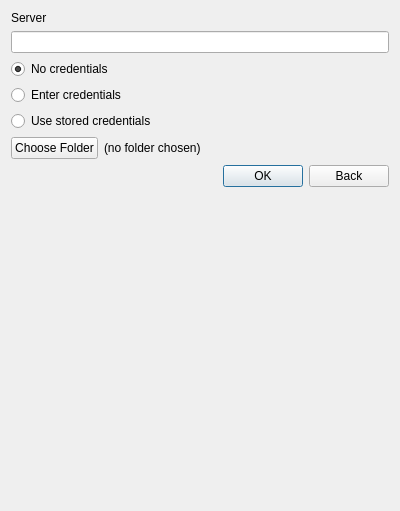
<?xml version="1.0" encoding="UTF-8"?>
<ui version="4.0">
 <class>ClonePanel</class>
 <widget class="QWidget" name="ClonePanel">
  <property name="geometry">
   <rect>
    <x>0</x>
    <y>0</y>
    <width>400</width>
    <height>511</height>
   </rect>
  </property>
  <property name="windowTitle">
   <string/>
  </property>
  <layout class="QVBoxLayout" name="verticalLayout" stretch="0,0,0,0,0,0,0,0">
   <item>
    <widget class="QLabel" name="serverLabel">
     <property name="text">
      <string>Server</string>
     </property>
    </widget>
   </item>
   <item>
    <widget class="QLineEdit" name="server"/>
   </item>
   <item>
    <widget class="QRadioButton" name="noCredentialsRadio">
     <property name="text">
      <string>No credentials</string>
     </property>
     <property name="checked">
      <bool>true</bool>
     </property>
    </widget>
   </item>
   <item>
    <widget class="QRadioButton" name="enterCredentialsRadio">
     <property name="text">
      <string>Enter credentials</string>
     </property>
    </widget>
   </item>
   <item>
    <widget class="QRadioButton" name="useStoredCredentialsRadio">
     <property name="text">
      <string>Use stored credentials</string>
     </property>
    </widget>
   </item>
   <item>
    <layout class="QHBoxLayout" name="horizontalLayout_2">
     <item>
      <widget class="QPushButton" name="chooseFolderButton">
       <property name="text">
        <string>Choose Folder</string>
       </property>
      </widget>
     </item>
     <item>
      <widget class="QLabel" name="chosenDirectoryLabel">
       <property name="text">
        <string>(no folder chosen)</string>
       </property>
      </widget>
     </item>
     <item>
      <spacer name="horizontalSpacer_3">
       <property name="orientation">
        <enum>Qt::Horizontal</enum>
       </property>
       <property name="sizeHint" stdset="0">
        <size>
         <width>40</width>
         <height>20</height>
        </size>
       </property>
      </spacer>
     </item>
    </layout>
   </item>
   <item>
    <widget class="QWidget" name="horizontalLayoutWidget" native="true">
     <layout class="QHBoxLayout" name="horizontalLayout" stretch="0,0,0">
      <property name="leftMargin">
       <number>0</number>
      </property>
      <property name="topMargin">
       <number>0</number>
      </property>
      <property name="rightMargin">
       <number>0</number>
      </property>
      <property name="bottomMargin">
       <number>0</number>
      </property>
      <item>
       <spacer name="horizontalSpacer">
        <property name="orientation">
         <enum>Qt::Horizontal</enum>
        </property>
        <property name="sizeHint" stdset="0">
         <size>
          <width>223</width>
          <height>20</height>
         </size>
        </property>
       </spacer>
      </item>
      <item>
       <widget class="QPushButton" name="okButton">
        <property name="text">
         <string>OK</string>
        </property>
        <property name="autoDefault">
         <bool>true</bool>
        </property>
        <property name="default">
         <bool>true</bool>
        </property>
        <property name="flat">
         <bool>false</bool>
        </property>
       </widget>
      </item>
      <item>
       <widget class="QPushButton" name="backButton">
        <property name="text">
         <string>Back</string>
        </property>
        <property name="flat">
         <bool>false</bool>
        </property>
       </widget>
      </item>
     </layout>
    </widget>
   </item>
   <item>
    <spacer name="verticalSpacer">
     <property name="orientation">
      <enum>Qt::Vertical</enum>
     </property>
     <property name="sizeHint" stdset="0">
      <size>
       <width>20</width>
       <height>40</height>
      </size>
     </property>
    </spacer>
   </item>
  </layout>
 </widget>
 <resources/>
 <connections/>
</ui>
